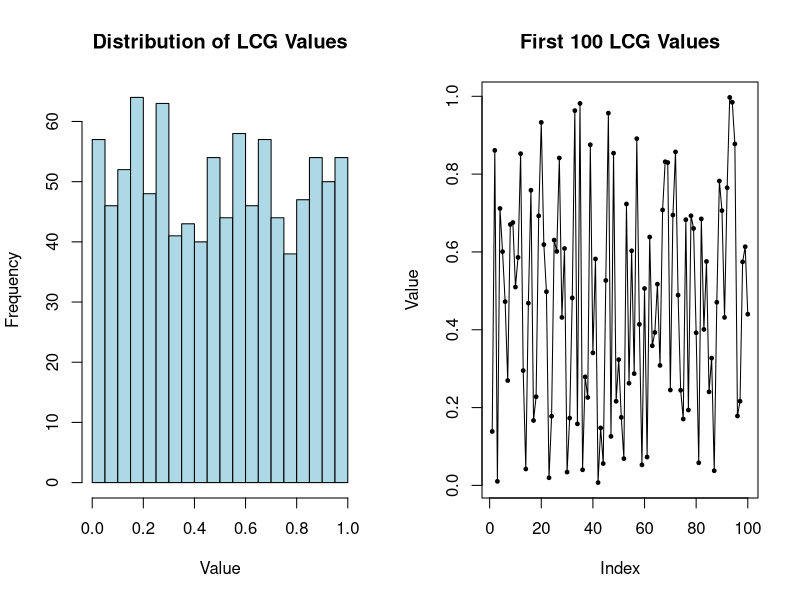

Reproduce this figure in R.
# Linear Congruential Generator (LCG) Implementation
# X_{n+1} = (a*X_n + c) mod m
# Demonstrates a simple pseudo-random number generator

# LCG function
lcg <- function(seed, a, c, m, n) {
  variates <- rep(NA, n)
  current <- seed

  for(i in 1:n) {
    current <- (a * current + c) %% m
    variates[i] <- current
  }

  return(variates)
}

# Example 1: Poor generator with short period (8)
cat("Poor LCG parameters (a=5, c=1, m=16):\n")
cat("Expected period: 8\n")
poor_sequence <- lcg(seed=10, a=5, c=1, m=16, n=20)
cat("Generated sequence:", poor_sequence, "\n")

# Example 2: Better generator with longer period
cat("\nBetter LCG parameters (a=1103515245, c=12345, m=2^31):\n")
better_sequence <- lcg(seed=10, a=1103515245, c=12345, m=2^31, n=20)
cat("Generated sequence (first 20):", better_sequence, "\n")

# Normalize to [0,1] and visualize
large_sequence <- lcg(seed=10, a=1103515245, c=12345, m=2^31, n=1000) / (2^31)

png('/home/titan/pdfs/notes/statisticalComputingAndReporting/groupWork/answers/7.Distributions/lcg_visualization_r.png',
    width=1200, height=400, res=150)
par(mfrow=c(1,2))

hist(large_sequence, breaks=30, main='Distribution of LCG Values',
     xlab='Value', col='lightblue', border='black')

plot(large_sequence[1:100], type='o', pch=19, cex=0.5,
     main='First 100 LCG Values', xlab='Index', ylab='Value')

dev.off()
cat("\nVisualization saved as lcg_visualization_r.png\n")
